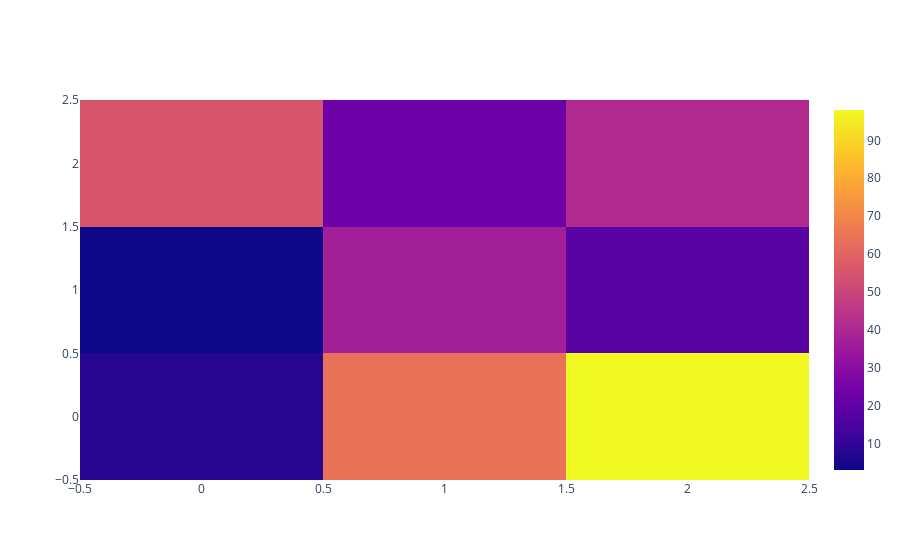

Notebook code cell kept with this figure:
### Markdown cell above
https://plotly.com/python/getting-started/
No internet connection, account, or payment is required to use plotly.py. Prior to version 4, this library could operate in either an "online" or "offline" mode. The documentation tended to emphasize the online mode, where graphs get published to the Chart Studio web service. In version 4, all "online" functionality was removed from the plotly package and is now available as the separate, optional, chart-studio package (See below). plotly.py version 4 is "offline" only, and does not include any functionality for uploading figures or data to cloud services.

### Code cell
#dynamic diagram not shown on GitHub
data3d = [trace]

offline.iplot(data3d)

### Figure 1 — Plotly figure (JSON) as saved in the notebook; plotly's stock layout.template omitted (floating-point values rounded to 4 significant figures)
{"data": [{"type": "heatmap", "z": [[8, 64, 98], [3, 37, 18], [55, 23, 41]]}], "layout": {}}
